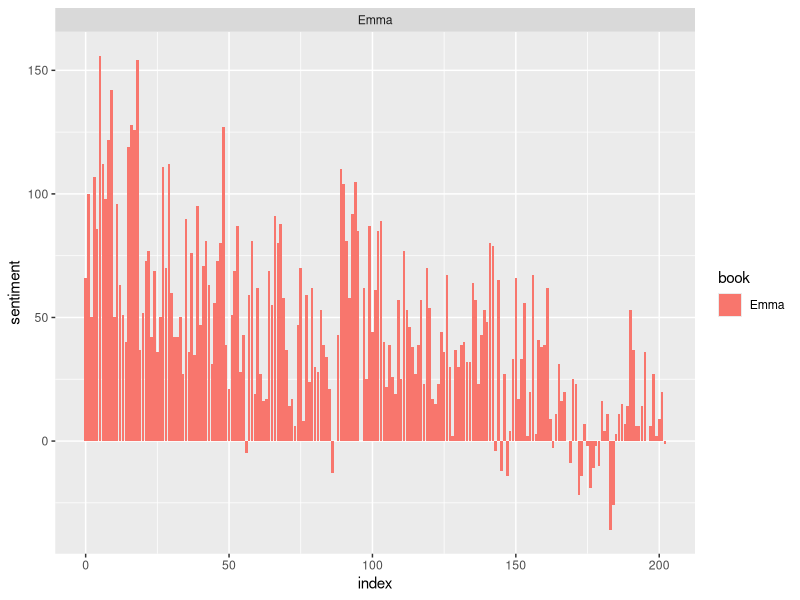
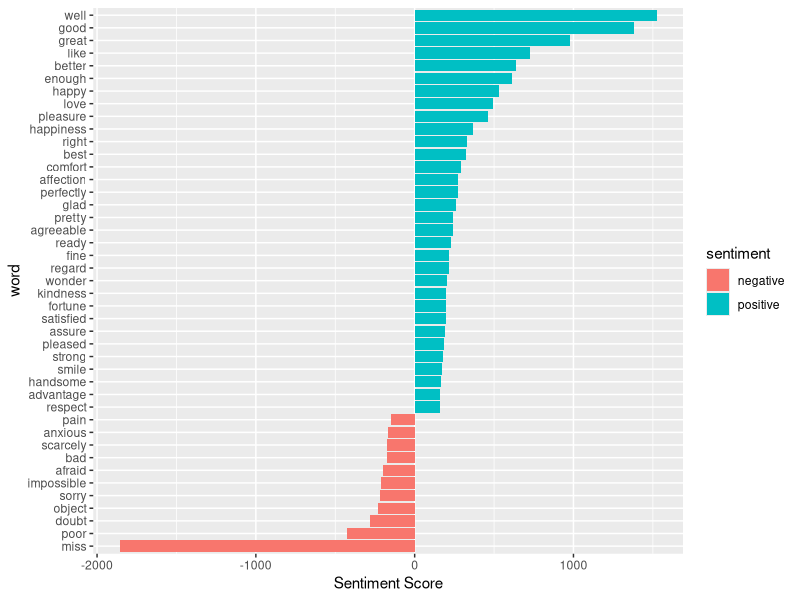
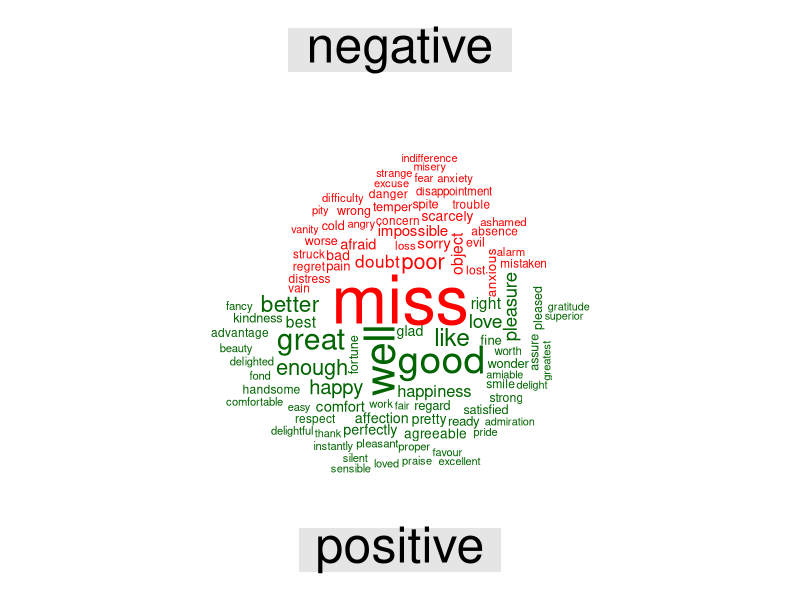

Recreate these plots in R, in order.
library(tidytext)
library(janeaustenr)
library(stringr)
library(dplyr)
library(wordcloud)
library(reshape)
library(reshape2)
library(tidyr)
library(ggplot2)

tidy_data <- austen_books() %>%
  group_by(book) %>%
  mutate(linenumber = row_number(),
         chapter = cumsum(str_detect(text, regex("^chapter [\\divxlc]", 
                                                 ignore_case = TRUE)))) %>%
  ungroup() %>%
  unnest_tokens(word, text)
positive_senti <- get_sentiments("bing") %>%
  filter(sentiment == "positive")
tidy_data %>%
  filter(book == "Emma") %>%
  semi_join(positive_senti) %>%
  count(word, sort = TRUE)


bing <- get_sentiments("bing")
Emma_sentiment <- tidy_data %>%
  inner_join(bing) %>%
  count(book = "Emma" , index = linenumber %/% 80, sentiment) %>%
  spread(sentiment, n, fill = 0) %>%
  mutate(sentiment = positive - negative)


ggplot(Emma_sentiment, aes(index, sentiment, fill = book)) +
  geom_bar(stat = "identity", show.legend = TRUE) +
  facet_wrap(~book, ncol = 2, scales = "free_x")
counting_words <- tidy_data %>%
  inner_join(bing) %>%
  count(word, sentiment, sort = TRUE)
head(counting_words)

counting_words %>%
  filter(n > 150) %>%
  mutate(n = ifelse(sentiment == "negative", -n, n)) %>%
  mutate(word = reorder(word, n)) %>%
  ggplot(aes(word, n, fill = sentiment))+
  geom_col() +
  coord_flip() +
  labs(y = "Sentiment Score")

tidy_data %>%
  inner_join(bing) %>%
  count(word, sentiment, sort = TRUE) %>%
  acast(word ~ sentiment, value.var = "n", fill = 0) %>%
  comparison.cloud(colors = c("red", "dark green"),
                   max.words = 100)
